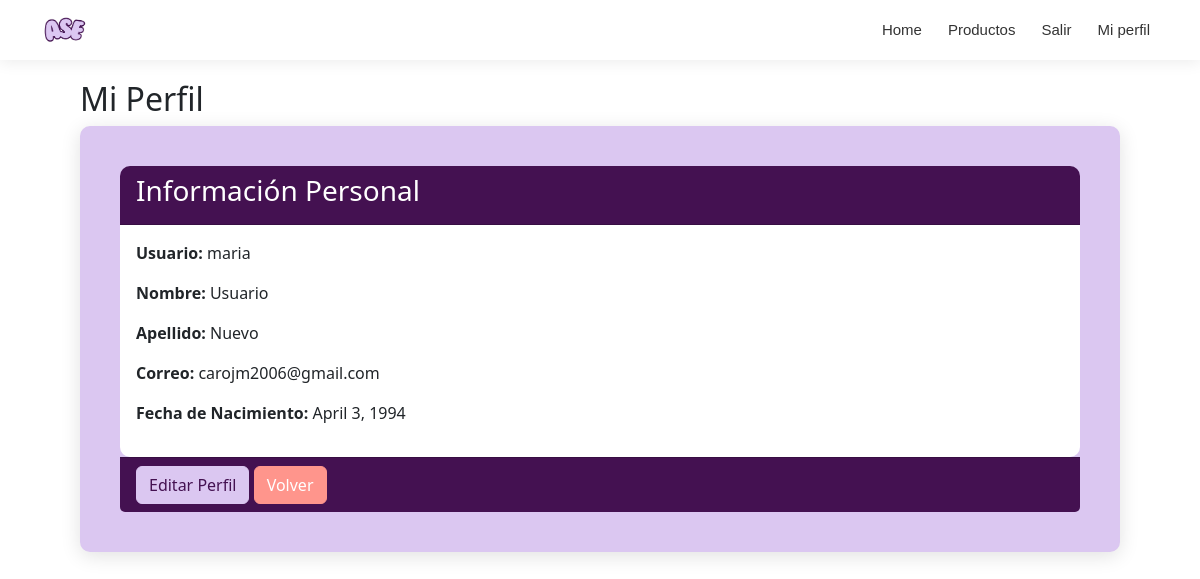
The page /perfil/ (signed in) on the database its author committed.
### tasks/models.py (models this page shows, shortened)
class Profile(models.Model):
    GENERO_OPCIONES = [
        ('M', 'Masculino'),
        ('F', 'Femenino'),
        ('O', 'Otro'),
        ('N', 'Prefiero no decirlo'),
    ]
    TIPO_USUARIO_CHOICES = [ # Cambiado a TIPO_USUARIO_CHOICES para evitar conflicto de nombre con la tupla global
        ('cliente', 'Cliente'),
        ('domiciliario', 'Domiciliario'),
        ('tienda', 'Tienda'),
    ]
    user = models.OneToOneField(User, on_delete=models.CASCADE)
    tipo_usuario = models.CharField(max_length=20, choices=TIPO_USUARIO_CHOICES, default='cliente') # Establece un valor predeterminado
    nombre = models.CharField(max_length=200, blank=True, null=True) # Permitir null y blank para creación inicial
    apellido = models.CharField(max_length=200, blank=True, null=True) # Permitir null y blank para creación inicial
    correo = models.EmailField(null=True, blank=True)
    fecha_nacimiento = models.DateField(validators=[validar_mayor_edad], blank=True, null=True)

### tasksCliente/views.py (the view)
# urls.py: path('perfil/', views.perfil_detalle, name='perfil_detalle'),
@login_required
def perfil_detalle(request):
    profile = get_object_or_404(Profile, user=request.user)
    cliente_profile = None
    domiciliario_profile = None
    tienda_profile = None
    if profile.tipo_usuario == 'cliente':
        cliente_profile = Cliente.objects.filter(profile=profile).first()
    elif profile.tipo_usuario == 'domiciliario':
        domiciliario_profile = Domiciliario.objects.filter(profile=profile).first()
    elif profile.tipo_usuario == 'tienda':
        tienda_profile = Tienda.objects.filter(profile=profile).first()
    return render(request, 'perfil_detalle.html', {
        'profile': profile,
        'cliente_profile': cliente_profile,
        'domiciliario_profile': domiciliario_profile,
        'tienda_profile': tienda_profile,
    })

### tasksCliente/templates/perfil_detalle.html (shortened to what this page needs)
{% extends 'base.html' %}
{% load static %}
{% block content %}
<!DOCTYPE html>
<html lang="en">
<head>
    <link rel="stylesheet" href="https://cdnjs.cloudflare.com/ajax/libs/font-awesome/6.3.0/css/all.min.css">
    <link rel="stylesheet" href="{% static 'css/detalle_perfil.css' %}">
</head>
<body>
    <div class="perfil-container">
        <h2>Mi Perfil</h2>
        <div class="card perfil-card mb-4">
            <div class="card-header perfil-header">
                <h3>Información Personal</h3>
            </div>
            <div class="card-body perfil-body">
                <p><strong>Usuario:</strong> {{ request.user }}</p>
                <p><strong>Nombre:</strong> {{ profile.nombre }}</p>
                <p><strong>Apellido:</strong> {{ profile.apellido }}</p>
                <p><strong>Correo:</strong> {{ profile.correo }}</p>
                {% if profile.fecha_nacimiento %}
                <p><strong>Fecha de Nacimiento:</strong> {{ profile.fecha_nacimiento }}</p>
                {% endif %}
            </div>
            <div class="card-footer perfil-footer">
                <a href="{% url 'perfil_editar' %}" class="btn btn-primary perfil-btn-editar">Editar Perfil</a>
                <a href="{% url 'productos' %}" class="btn btn-secondary perfil-btn-volver">Volver</a>
            </div>
        </div>
    </div>
</body>
</html>
{% endblock %}

### static/css/baseEstilos.css (style rules this page uses)
:root { --primary: #441151; --primary-hover: #733982; --secondary: #dbc7f1; --background: #efe8f7; --error: #ff958c; --success: #4caf50; --white: #fff; --light-gray: #eee; --border-color: #ccc; --text-gray: #666; --placeholder-gray: #888; }

### static/css/detalle_perfil.css (style rules this page uses)
:root { --morado-oscuro: #441151; --rosado-principal: #ff958c; --rosado-hover: #f3a39c; --morado-principal: #8e24aa; --morado-claro: #dbc7f1; --morado-hover: #c3b2d6; --gris-oscuro: #424242; --gris-medio: #757575; --gris-claro: #eeeeee; --blanco: #ffffff; --sombra-suave: rgba(0, 0, 0, 0.08); --sombra-media: rgba(0, 0, 0, 0.12); }
.perfil-container { padding: 80px; position: fixed; width: 100%; }
.perfil-card { border-radius: 10px; border: none; padding: 40px; box-shadow: 0 4px 20px var(--sombra-media); background-color: var(--morado-claro); }
.perfil-header { border-radius: 10px 10px 0 0 !important; font-weight: 600; background-color: var(--morado-oscuro); color: var(--blanco); }
.perfil-btn-editar { background-color: var(--morado-claro) !important; border-color: var(--morado-claro); color: var(--morado-oscuro); }
.perfil-btn-volver { background-color: var(--rosado-principal) !important; border-color: var(--rosado-principal) !important; }
.perfil-body { background-color: var(--blanco); border-radius: 0 0 10px 10px; }
.perfil-card { animation: fadeIn 0.6s ease-out forwards; }
.perfil-footer { background-color: var(--morado-oscuro); border-radius: 10px; }

### rows shown on the page
Profile: nombre "Usuario", apellido "Nuevo", correo "carojm2006@gmail.com", fecha_nacimiento "April 3, 1994"

### other values the page prints
{{ request.user }} "maria"
